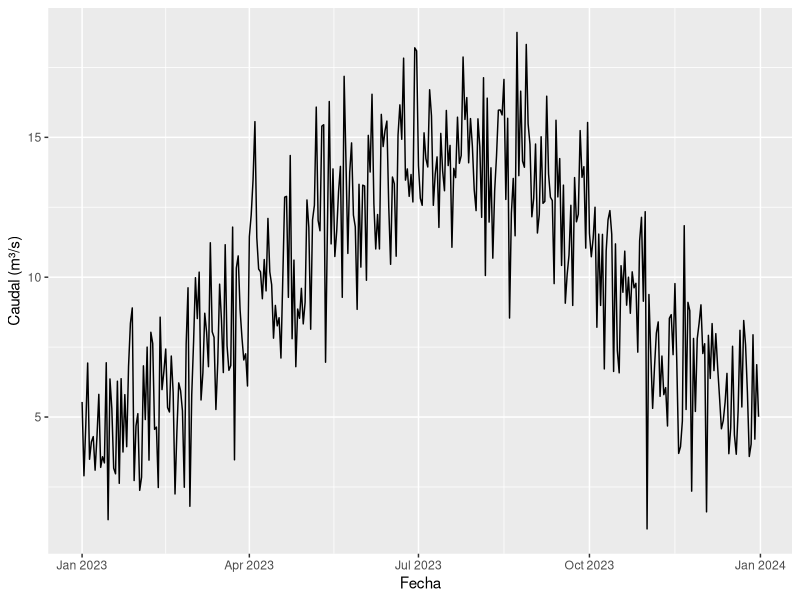

The R script that drew this image:
## ---- chunk 1
1 + 1
## ---- chunk 2
#| echo: false
cat("Este resultado aparece sin mostrar el código que lo generó.")
## ---- chunk 3
#| message: false
#| warning: false
library(tidyverse)
## ---- chunk 4
#| message: false
datos <- read_csv("datos/ejemplo-hidro.csv")
head(datos)
## ---- chunk 5
summary(datos)
## ---- chunk 6
#| label: fig-caudal-mensual
#| fig-cap: "Caudal medio mensual en la estación de ejemplo"
#| fig-width: 7
#| fig-height: 4
#| echo: false
ggplot(datos, aes(x = fecha, y = caudal_m3s)) +
  geom_line() +
  labs(
    x = "Fecha",
    y = "Caudal (m³/s)"
  )
